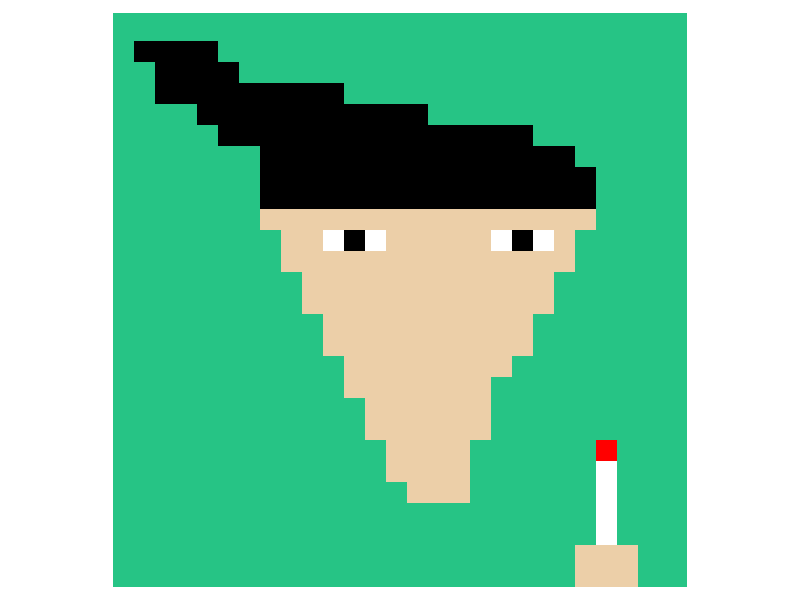
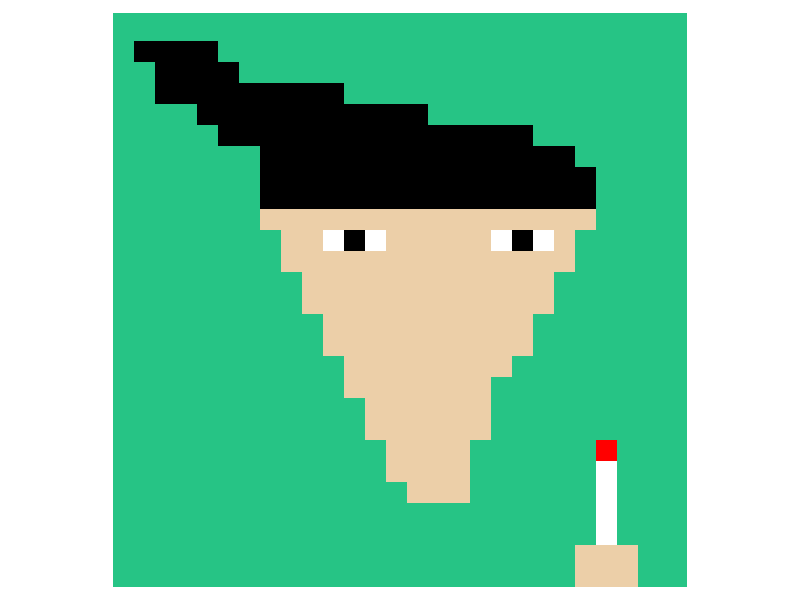

R code for these plots, in order:
library(tidyverse)

fill_with_color <- function(df, new_color, xrange, yrange) {
  return (df %>% mutate(color = if_else((x %in% xrange) & (y %in% yrange), new_color, color)))
}

x <- 0:26
y <- 0:26

skin <- '#eccfa8'

jaique <- data.frame(crossing(x,y), color='#26C485')

##pelo
jaique <- jaique %>% fill_with_color('black', 1:4, 25:25) %>% 
  fill_with_color('black', 2:5, 24:24) %>%
  fill_with_color('black', 2:10, 23:23) %>% 
  fill_with_color('black', 4:14, 22:22) %>% 
  fill_with_color('black', 5:19, 21:21) %>% 
  fill_with_color('black', 7:21, 20:20) %>% 
  fill_with_color('black', 7:22, 19:19) %>% 
  fill_with_color('black', 7:22, 18:18)

##piel
  jaique <- jaique %>% fill_with_color(skin, 7:22, 17:17) %>% 
  fill_with_color(skin, 8:21, 16:16) %>% 
  fill_with_color(skin, 8:21, 15:15) %>% 
  fill_with_color(skin, 9:20, 14:14) %>% 
  fill_with_color(skin, 9:20, 13:13) %>% 
  fill_with_color(skin, 10:19, 12:12) %>% 
  fill_with_color(skin, 10:19, 11:11) %>% 
  fill_with_color(skin, 11:18, 10:10) %>% 
  fill_with_color(skin, 11:17, 9:9) %>% 
  fill_with_color(skin, 12:17, 8:8) %>% 
  fill_with_color(skin, 12:17, 7:7) %>% 
  fill_with_color(skin, 13:16, 6:6) %>% 
  fill_with_color(skin, 13:16, 5:5) %>% 
  fill_with_color(skin, 14:16, 4:4) 
  
  ##ojos
  jaique <- jaique %>% fill_with_color('white', 10:12, 16:16) %>% 
    fill_with_color('black', 11:11, 16:16) %>% 
    fill_with_color('white', 18:20, 16:16) %>% 
    fill_with_color('black', 19:19, 16:16)
  
  ##faso y mano
  jaique <- jaique %>% fill_with_color('white', 23:23, 2:5) %>% 
    fill_with_color('red', 23:23, 6:6) %>% 
    fill_with_color(skin, 22:24, 0:1)
    
    

jaique %>% ggplot() + geom_point(mapping=aes(x=x, y=y),color=jaique$color, shape=15, size=9, show.legend = F) +
  xlim(0,26) + ylim(0,26) +
  coord_equal() +
  theme_void()

ggsave('jaique.jpg')
